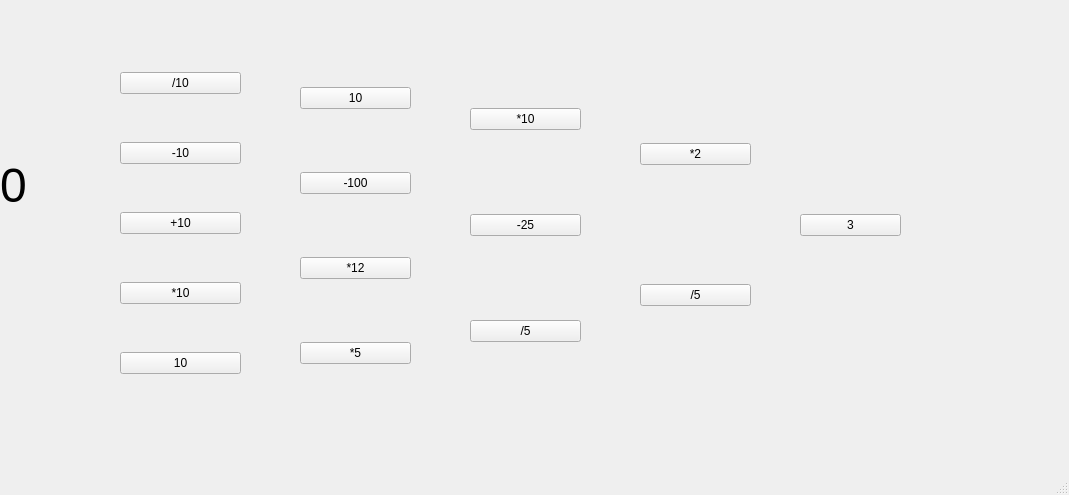
<?xml version="1.0" encoding="UTF-8"?>
<ui version="4.0">
 <class>MainWindow</class>
 <widget class="QMainWindow" name="MainWindow">
  <property name="geometry">
   <rect>
    <x>0</x>
    <y>0</y>
    <width>1069</width>
    <height>495</height>
   </rect>
  </property>
  <property name="windowTitle">
   <string>MainWindow</string>
  </property>
  <widget class="QWidget" name="centralwidget">
   <widget class="QLabel" name="label">
    <property name="geometry">
     <rect>
      <x>0</x>
      <y>150</y>
      <width>111</width>
      <height>71</height>
     </rect>
    </property>
    <property name="font">
     <font>
      <pointsize>36</pointsize>
     </font>
    </property>
    <property name="text">
     <string>0</string>
    </property>
   </widget>
   <widget class="QWidget" name="verticalLayoutWidget">
    <property name="geometry">
     <rect>
      <x>120</x>
      <y>30</y>
      <width>121</width>
      <height>391</height>
     </rect>
    </property>
    <layout class="QVBoxLayout" name="verticalLayout">
     <item>
      <widget class="QPushButton" name="pushButton_3">
       <property name="text">
        <string>/10</string>
       </property>
      </widget>
     </item>
     <item>
      <widget class="QPushButton" name="pushButton_2">
       <property name="enabled">
        <bool>true</bool>
       </property>
       <property name="text">
        <string>-10</string>
       </property>
      </widget>
     </item>
     <item>
      <widget class="QPushButton" name="pushButton">
       <property name="text">
        <string>+10</string>
       </property>
      </widget>
     </item>
     <item>
      <widget class="QPushButton" name="pushButton_5">
       <property name="text">
        <string>*10</string>
       </property>
      </widget>
     </item>
     <item>
      <widget class="QPushButton" name="pushButton_4">
       <property name="text">
        <string>10</string>
       </property>
       <property name="iconSize">
        <size>
         <width>16</width>
         <height>16</height>
        </size>
       </property>
       <property name="checkable">
        <bool>false</bool>
       </property>
      </widget>
     </item>
    </layout>
    <zorder>pushButton_4</zorder>
    <zorder>pushButton_5</zorder>
    <zorder>pushButton_3</zorder>
    <zorder>pushButton</zorder>
    <zorder>pushButton_2</zorder>
   </widget>
   <widget class="QWidget" name="verticalLayoutWidget_2">
    <property name="geometry">
     <rect>
      <x>300</x>
      <y>30</y>
      <width>111</width>
      <height>391</height>
     </rect>
    </property>
    <layout class="QVBoxLayout" name="verticalLayout_2">
     <item>
      <widget class="QPushButton" name="pushButton_8">
       <property name="text">
        <string>10</string>
       </property>
      </widget>
     </item>
     <item>
      <widget class="QPushButton" name="pushButton_7">
       <property name="text">
        <string>-100</string>
       </property>
      </widget>
     </item>
     <item>
      <widget class="QPushButton" name="pushButton_6">
       <property name="text">
        <string>*12</string>
       </property>
      </widget>
     </item>
     <item>
      <widget class="QPushButton" name="pushButton_9">
       <property name="text">
        <string>*5</string>
       </property>
      </widget>
     </item>
    </layout>
   </widget>
   <widget class="QWidget" name="verticalLayoutWidget_3">
    <property name="geometry">
     <rect>
      <x>470</x>
      <y>30</y>
      <width>111</width>
      <height>391</height>
     </rect>
    </property>
    <layout class="QVBoxLayout" name="verticalLayout_3">
     <item>
      <widget class="QPushButton" name="pushButton_10">
       <property name="text">
        <string>*10</string>
       </property>
      </widget>
     </item>
     <item>
      <widget class="QPushButton" name="pushButton_11">
       <property name="text">
        <string>-25</string>
       </property>
      </widget>
     </item>
     <item>
      <widget class="QPushButton" name="pushButton_12">
       <property name="text">
        <string>/5</string>
       </property>
      </widget>
     </item>
    </layout>
   </widget>
   <widget class="QWidget" name="verticalLayoutWidget_4">
    <property name="geometry">
     <rect>
      <x>640</x>
      <y>30</y>
      <width>111</width>
      <height>391</height>
     </rect>
    </property>
    <layout class="QVBoxLayout" name="verticalLayout_4">
     <item>
      <widget class="QPushButton" name="pushButton_14">
       <property name="text">
        <string>*2</string>
       </property>
      </widget>
     </item>
     <item>
      <widget class="QPushButton" name="pushButton_13">
       <property name="text">
        <string>/5</string>
       </property>
      </widget>
     </item>
    </layout>
   </widget>
   <widget class="QWidget" name="verticalLayoutWidget_5">
    <property name="geometry">
     <rect>
      <x>800</x>
      <y>30</y>
      <width>101</width>
      <height>391</height>
     </rect>
    </property>
    <layout class="QVBoxLayout" name="verticalLayout_5">
     <item>
      <widget class="QPushButton" name="pushButton_15">
       <property name="text">
        <string>3</string>
       </property>
      </widget>
     </item>
    </layout>
   </widget>
  </widget>
  <widget class="QMenuBar" name="menubar">
   <property name="geometry">
    <rect>
     <x>0</x>
     <y>0</y>
     <width>1069</width>
     <height>21</height>
    </rect>
   </property>
  </widget>
  <widget class="QStatusBar" name="statusbar"/>
 </widget>
 <resources/>
 <connections/>
</ui>
